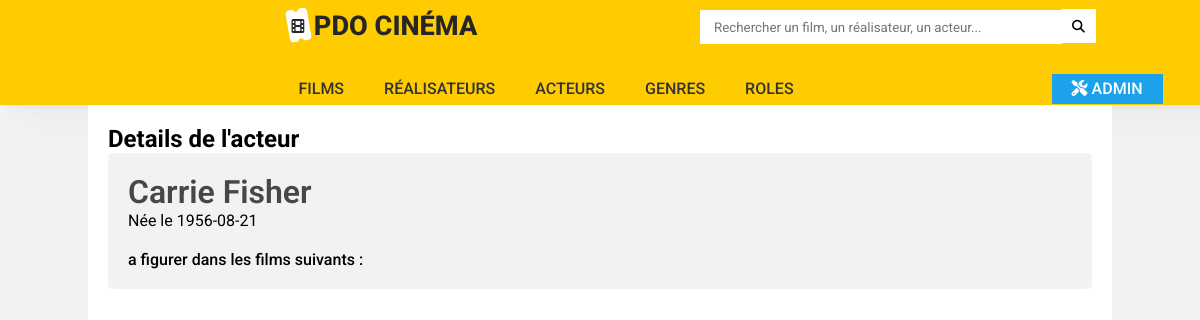
Before: /index.php?action=detailActeur&id=5 with the older database file.
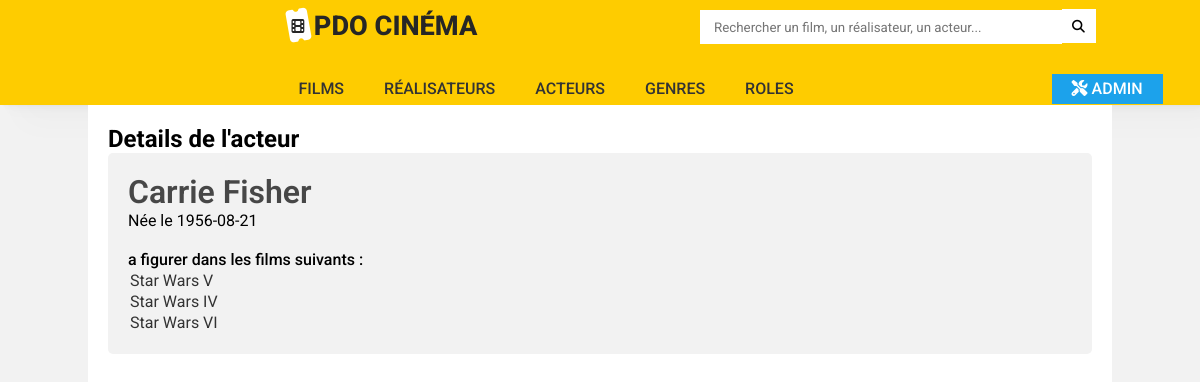
After: the same page with the newer database file.
### tables this page shows
CREATE TABLE IF NOT EXISTS `film` (
  `id_film` int(11) NOT NULL AUTO_INCREMENT,
  `id_realisateur` int(11) NOT NULL,
  `titre` varchar(50) NOT NULL,
  `annee_sortie` year(4) NOT NULL,
  `duree` int(11) NOT NULL,
  `synopsis` text,
  `note` float NOT NULL,
  `affiche` varchar(255) NOT NULL,
  `likes` int(11) NOT NULL DEFAULT '0',
  PRIMARY KEY (`id_film`),
  KEY `id_realisateur` (`id_realisateur`),
  CONSTRAINT `FK_film_realisateur` FOREIGN KEY (`id_realisateur`) REFERENCES `realisateur` (`id_realisateur`)
);

### controller/cinemaController.php (called while the page is built, shortened)
<?php
class CinemaController {
    public function detailActeur($id){
        $pdo = Connect::seConnecter();
        $requete = $pdo->prepare('
        SELECT prenom_personne, nom_personne,date_naissance
        FROM personne
        INNER JOIN acteur
        ON personne.id_personne = acteur.id_personne
        WHERE acteur.id_acteur = :id
        ');
        $requete->execute(['id' => $id]);
        $requete2 = $pdo->prepare('
        SELECT titre,film.id_film
        FROM film
        INNER JOIN figurer
        ON film.id_film = figurer.id_film
        WHERE id_acteur = :id
        ');
        $requete2->execute(['id' => $id]);
        require 'view/detailActeur.php';
    }
}

### view/detailActeur.php (the view, shortened to what this page needs)
<?php ob_start();
$acteur = $requete->fetch();
$films = $requete2->fetchAll();
?>
<div id='detailActeur'>
    <p><?= $acteur['prenom_personne'].' '.$acteur['nom_personne'] ?></p>
    <p>Née le <?= $acteur['date_naissance']?></p>
    <p>a figurer dans les films suivants :</p>
    <table>
        <tbody>
            <?php
                foreach($films as $film) { ?>
                <tr>
                    <td><a href="index.php?action=detailFilm&id=<?= $film['id_film'] ?>"><?= $film['titre'] ?><a></td>
                </tr>
            <?php } ?>
        </tbody>
    </table>
</div>
<?php
require 'view/template.php';
?>

Changed rows visible on the page:
now on this page (row edited): film: titre "Star Wars V"
now on this page (row edited): film: titre "Star Wars IV"
added film: titre "Star Wars VI"
